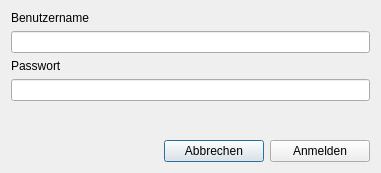
<?xml version="1.0" encoding="UTF-8"?>
<ui version="4.0">
 <class>QMAMSLoginDialog</class>
 <widget class="QDialog" name="QMAMSLoginDialog">
  <property name="windowModality">
   <enum>Qt::ApplicationModal</enum>
  </property>
  <property name="geometry">
   <rect>
    <x>0</x>
    <y>0</y>
    <width>381</width>
    <height>173</height>
   </rect>
  </property>
  <property name="windowTitle">
   <string>Anmelden</string>
  </property>
  <layout class="QVBoxLayout" name="verticalLayout_3">
   <item>
    <layout class="QVBoxLayout" name="verticalLayout_2">
     <item>
      <widget class="QLabel" name="label_3">
       <property name="text">
        <string>Benutzername</string>
       </property>
      </widget>
     </item>
     <item>
      <widget class="QLineEdit" name="leUsername">
       <property name="echoMode">
        <enum>QLineEdit::Normal</enum>
       </property>
       <property name="clearButtonEnabled">
        <bool>true</bool>
       </property>
      </widget>
     </item>
    </layout>
   </item>
   <item>
    <layout class="QVBoxLayout" name="verticalLayout">
     <item>
      <widget class="QLabel" name="label_2">
       <property name="text">
        <string>Passwort</string>
       </property>
      </widget>
     </item>
     <item>
      <widget class="QLineEdit" name="lePassword">
       <property name="echoMode">
        <enum>QLineEdit::Password</enum>
       </property>
       <property name="clearButtonEnabled">
        <bool>true</bool>
       </property>
      </widget>
     </item>
    </layout>
   </item>
   <item>
    <spacer name="verticalSpacer">
     <property name="orientation">
      <enum>Qt::Vertical</enum>
     </property>
     <property name="sizeType">
      <enum>QSizePolicy::Expanding</enum>
     </property>
     <property name="sizeHint" stdset="0">
      <size>
       <width>20</width>
       <height>10</height>
      </size>
     </property>
    </spacer>
   </item>
   <item>
    <layout class="QHBoxLayout" name="horizontalLayout">
     <item>
      <spacer name="horizontalSpacer">
       <property name="orientation">
        <enum>Qt::Horizontal</enum>
       </property>
       <property name="sizeHint" stdset="0">
        <size>
         <width>40</width>
         <height>20</height>
        </size>
       </property>
      </spacer>
     </item>
     <item>
      <widget class="QPushButton" name="pbCancel">
       <property name="minimumSize">
        <size>
         <width>100</width>
         <height>0</height>
        </size>
       </property>
       <property name="text">
        <string>Abbrechen</string>
       </property>
      </widget>
     </item>
     <item>
      <widget class="QPushButton" name="pbLogin">
       <property name="minimumSize">
        <size>
         <width>100</width>
         <height>0</height>
        </size>
       </property>
       <property name="text">
        <string>Anmelden</string>
       </property>
      </widget>
     </item>
    </layout>
   </item>
  </layout>
 </widget>
 <resources/>
 <connections>
  <connection>
   <sender>pbCancel</sender>
   <signal>clicked()</signal>
   <receiver>QMAMSLoginDialog</receiver>
   <slot>cancel()</slot>
   <hints>
    <hint type="sourcelabel">
     <x>233</x>
     <y>143</y>
    </hint>
    <hint type="destinationlabel">
     <x>199</x>
     <y>86</y>
    </hint>
   </hints>
  </connection>
  <connection>
   <sender>pbLogin</sender>
   <signal>clicked()</signal>
   <receiver>QMAMSLoginDialog</receiver>
   <slot>login()</slot>
   <hints>
    <hint type="sourcelabel">
     <x>339</x>
     <y>143</y>
    </hint>
    <hint type="destinationlabel">
     <x>199</x>
     <y>86</y>
    </hint>
   </hints>
  </connection>
 </connections>
 <slots>
  <slot>login()</slot>
  <slot>cancel()</slot>
 </slots>
</ui>
